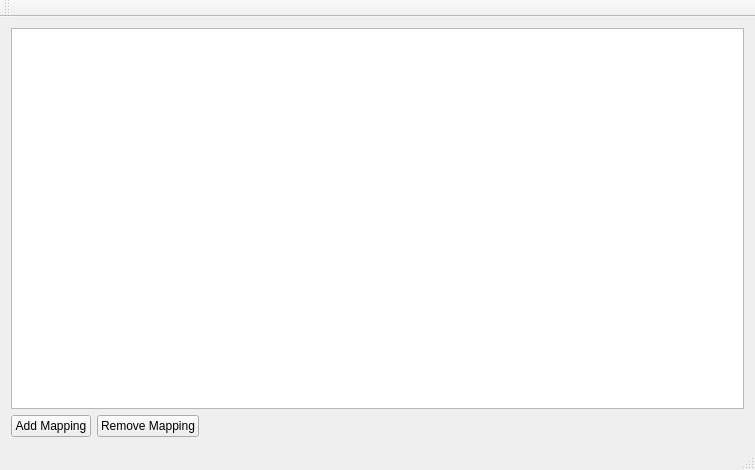
<?xml version="1.0" encoding="UTF-8"?>
<ui version="4.0">
 <class>MainWindow</class>
 <widget class="QMainWindow" name="MainWindow">
  <property name="geometry">
   <rect>
    <x>0</x>
    <y>0</y>
    <width>755</width>
    <height>470</height>
   </rect>
  </property>
  <property name="windowTitle">
   <string>MainWindow</string>
  </property>
  <widget class="QWidget" name="centralWidget">
   <layout class="QVBoxLayout" name="verticalLayout">
    <item>
     <widget class="QListWidget" name="listWidget"/>
    </item>
    <item>
     <layout class="QHBoxLayout" name="horizontalLayout">
      <item>
       <widget class="QPushButton" name="addMappingButton">
        <property name="text">
         <string>Add Mapping</string>
        </property>
       </widget>
      </item>
      <item>
       <widget class="QPushButton" name="removeMappingButton">
        <property name="text">
         <string>Remove Mapping</string>
        </property>
       </widget>
      </item>
      <item>
       <spacer name="horizontalSpacer">
        <property name="orientation">
         <enum>Qt::Horizontal</enum>
        </property>
        <property name="sizeHint" stdset="0">
         <size>
          <width>40</width>
          <height>20</height>
         </size>
        </property>
       </spacer>
      </item>
     </layout>
    </item>
   </layout>
  </widget>
  <widget class="QMenuBar" name="menuBar">
   <property name="geometry">
    <rect>
     <x>0</x>
     <y>0</y>
     <width>755</width>
     <height>23</height>
    </rect>
   </property>
  </widget>
  <widget class="QToolBar" name="mainToolBar">
   <attribute name="toolBarArea">
    <enum>TopToolBarArea</enum>
   </attribute>
   <attribute name="toolBarBreak">
    <bool>false</bool>
   </attribute>
  </widget>
  <widget class="QStatusBar" name="statusBar"/>
 </widget>
 <layoutdefault spacing="6" margin="11"/>
 <resources/>
 <connections/>
</ui>
